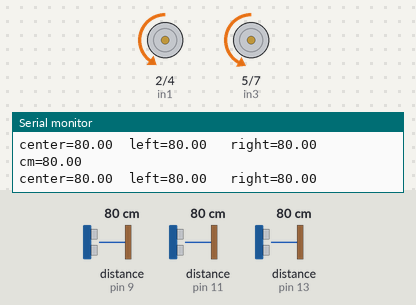
Recording of a sketch running on a simulated Arduino Uno, built with avr-gcc and run on an emulated ATmega328P. On the bench: motor-driver pin pairs drawn as motors (green arrow = first pin HIGH = forward, orange = second pin HIGH = backward, longer = more drive, scaled by the enable pin), the last lines printed to the serial monitor. The inputs (shaded band) are chosen by the test bench; at power-on: distance to the obstacle (sensors on pin 9, pin 11, pin 13) 80 cm.

Above: at 1.2 s.
1.3 s: distance to the obstacle (sensor on pin 9) set to 22 cm
2.8 s: distance to the obstacle (sensor on pin 9) set to 18 cm
At 3.2 s:
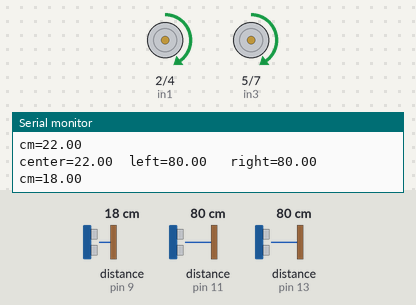
5.8 s: distance to the obstacle (sensor on pin 9) set to 250 cm
At 6.35 s:
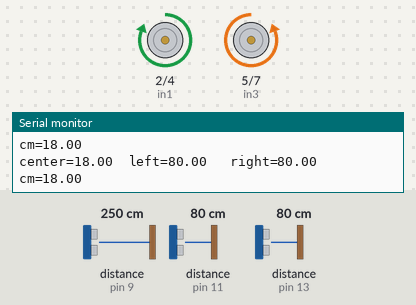
7.9 s: distance to the obstacle (sensor on pin 11) set to 22 cm
10.9 s: distance to the obstacle (sensor on pin 11) set to 18 cm
At 11.3 s:
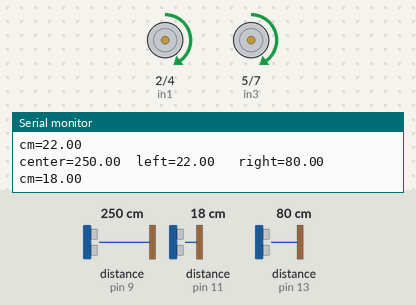
Timing chart, 0 to 17.9 s (numbered marks = the images above; inputs shaded):
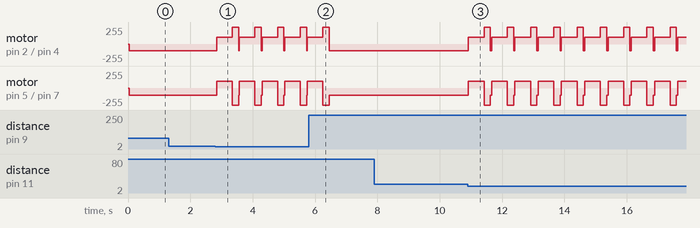

Measured:
- the behaviour switches between 20 and 19 cm on distance to the obstacle (sensor on pin 9) (found by bisection; images 0 and 1)
- the behaviour switches between 20 and 19 cm on distance to the obstacle (sensor on pin 11) (found by bisection; images 2 and 3)
- after the input at 5.8 s, motor on pin 2 (in1) / pin 4 (in2): goes on until 6.5 s, then stays backward 100/255; motor on pin 5 (in3) / pin 7 (in4): goes on until 6.5 s, then stays backward 108/255

The sketch:

Caby_Arduino.ino
```cpp
#include <HCSR04.h>

UltraSonicDistanceSensor distanceSensor_center(8,9);
UltraSonicDistanceSensor distanceSensor_left(10,11);
UltraSonicDistanceSensor distanceSensor_right(12,13);
float cm,cm_center,cm_left,cm_right;      //保存障碍距离值
float temp1;

bool moto_status = false;

int in1=2;  //左侧电机
int in2=4;
int EA=3;

int in3=5;  //右侧电机
int in4=7;
int EB=6;


void forward(int speed_left, int speed_right)
//函数调用时分别传送左右轮的速度参数过来，既能前进也能转向。
{
  /*小车前进模块*/
  digitalWrite(in1, LOW);
  digitalWrite(in2, HIGH);
  digitalWrite(in3, LOW);
  digitalWrite(in4, HIGH);
  analogWrite(EA, speed_left);
  analogWrite(EB, speed_right+speed_right*0.08);
  moto_status = true;
}

void backward(int speed_left, int speed_right)
//函数调用时分别传送左右轮的速度参数过来，既能后退也能后退转向。
{
  /*小车后退模块*/
  digitalWrite(in1, HIGH);
  digitalWrite(in2, LOW);
  digitalWrite(in3, HIGH);
  digitalWrite(in4, LOW);
  analogWrite(EA, speed_left);
  analogWrite(EB, speed_right);
  moto_status = true;
}

void caby_Stop()
{
  /*小车停止模块*/
  digitalWrite(in1, HIGH);
  digitalWrite(in2, HIGH);
  digitalWrite(in3, HIGH);
  digitalWrite(in4, HIGH);
  digitalWrite(EA, HIGH);
  digitalWrite(EB, HIGH);
  moto_status = false;
}

void caby_Brake()
{
  /*小车制动模块*/
  digitalWrite(in1, HIGH);
  digitalWrite(in2, HIGH);
  digitalWrite(in3, HIGH);
  digitalWrite(in4, HIGH);
  digitalWrite(EA, LOW);
  digitalWrite(EB, LOW);
  moto_status = false;
}

void caby_turn()
{
  digitalWrite(in1, HIGH);
  digitalWrite(in2, LOW);
  digitalWrite(in3, LOW);
  digitalWrite(in4, HIGH);
  digitalWrite(EA, HIGH);
  digitalWrite(EB, HIGH);
  moto_status = true;
}

void setup()
{
  Serial.begin(9600);

  pinMode(in1, OUTPUT);
  pinMode(in2, OUTPUT);
  pinMode(in3, OUTPUT);
  pinMode(in4, OUTPUT);
  pinMode(EA, OUTPUT);
  pinMode(EB, OUTPUT);

}

void loop()
{
  Serial.print("center=");
  Serial.print(distanceSensor_center.measureDistanceCm());
  Serial.print("  left=");
  Serial.print(distanceSensor_left.measureDistanceCm());
  Serial.print("   right=");
  Serial.println(distanceSensor_right.measureDistanceCm());

  cm_center=distanceSensor_center.measureDistanceCm();
  if(cm_center<0)
    cm_center=30;
  cm_left=distanceSensor_left.measureDistanceCm();
   if(cm_left<0)
    cm_left=30;
  cm_right=distanceSensor_right.measureDistanceCm();
   if(cm_right<0)
    cm_right=30;
  if (cm_center < cm_left)
    cm = cm_center;
  else
    cm = cm_left;
  if (cm > cm_right)
    cm = cm_right;
  Serial.print("cm=");
  Serial.println(cm);
  if ((cm < 20)&&(moto_status))
  {
    backward(100,100);
    delay(500);
    caby_turn();
    delay(200); //大概原地转向80度
  }
  forward(100, 100);
}
```
